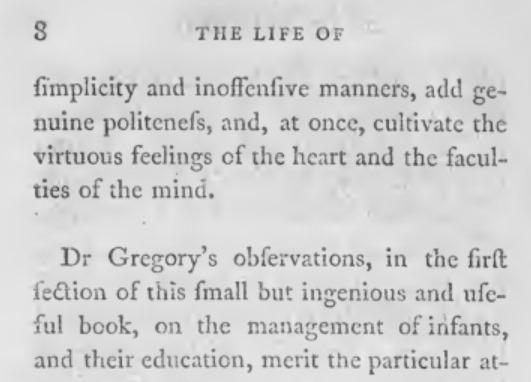
#> input picture ProcImg/carolgray.jpg, 531 x 382 px
$ python threshold.py
#> lines starting #> are read from the running program, lines starting #| are printed output that depends on the picture; after the words box and inside, x2 and y2 are one past the last pixel; in counts of white or black regions, pixels touching at a corner belong together
from PIL import Image, ImageFilter

# Carregar a imagem
img = Image.open('carolgray.jpg')
#> img is the input picture: PIL image 531x382 RGB; min 66, max 240, mean 209.7

# Converter para escala de cinza
gray_img = img.convert('L')

# Aplicar filtro de mediana
#gray_img = gray_img.filter(ImageFilter.MedianFilter())

# Aplicar threshold usando a função point
threshold_value = 147
binary_img = gray_img.point(lambda x: 0 if x < threshold_value else 255, '1')
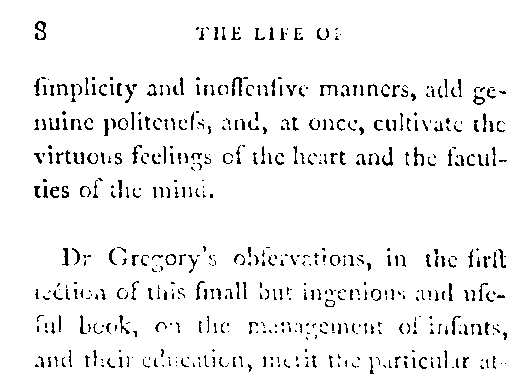
#> binary_img: PIL image 531x382 1; 94.6% white; black in thin lines or dots, all inside (x1, y1, x2, y2) = (34, 21, 507, 374)

# Exibir as imagens original e binarizada
img.show(title='Imagem Original')
binary_img.show(title='Imagem Binarizada')

# Salvar a imagem binarizada
binary_img.save('carolthreshold.jpg')
